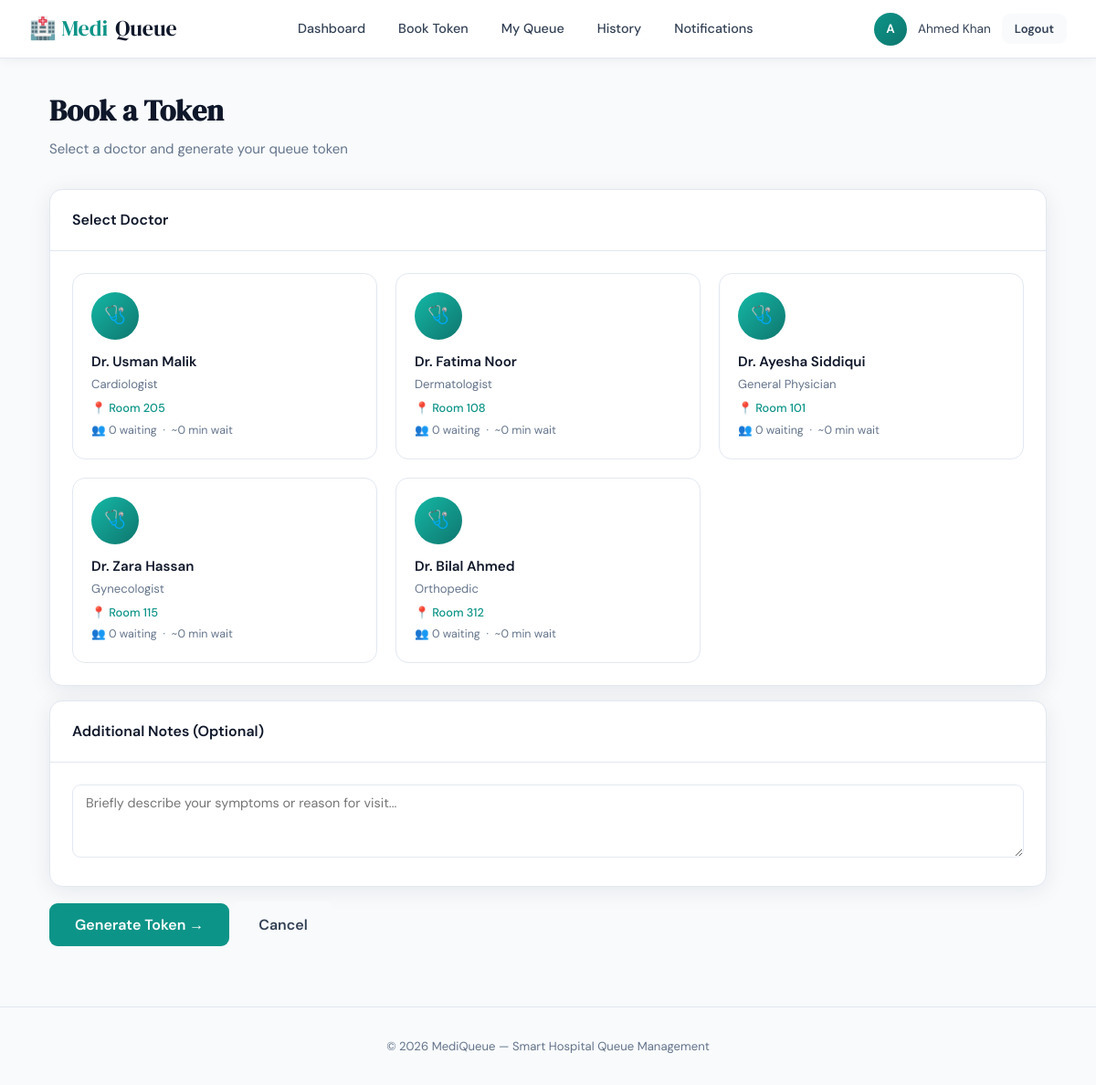
/patient/book.php (signed in), run on the app's committed database.
### tables this page shows
CREATE TABLE doctors (
    id INT AUTO_INCREMENT PRIMARY KEY,
    name VARCHAR(100) NOT NULL,
    specialty VARCHAR(100) NOT NULL,
    room VARCHAR(20) NOT NULL,
    available TINYINT(1) DEFAULT 1,
    avg_time_minutes INT DEFAULT 10,
    created_at TIMESTAMP DEFAULT CURRENT_TIMESTAMP
);

### includes/config.php (called while the page is built, shortened)
<?php
function isLoggedIn() {
    return isset($_SESSION['user_id']);
}
function isAdmin() {
    return isset($_SESSION['role']) &&
           $_SESSION['role'] === 'admin';
}
function isPatient() {
    return isset($_SESSION['role']) &&
           $_SESSION['role'] === 'patient';
}
?>

### patient/book.php (the view, shortened to what this page needs)
<?php
require_once __DIR__ . '/../includes/config.php';
$db = db();
$bookedToken = null;
$doctors = $db->query("
    SELECT d.*,
           COUNT(CASE WHEN t.status IN ('waiting','in_progress') AND t.queue_date = CURDATE() THEN 1 END) as queue_count
    FROM doctors d
    LEFT JOIN tokens t ON d.id = t.doctor_id
    WHERE d.available = 1
    GROUP BY d.id
    ORDER BY d.specialty, d.name
")->fetch_all(MYSQLI_ASSOC);
include __DIR__ . '/../includes/header.php';
?>
<div class="page-wrapper">
<div class="container">
    <div class="page-header">
        <h1>Book a Token</h1>
        <p>Select a doctor and generate your queue token</p>
    </div>
    <?php if ($bookedToken): ?>
    <div class="card" style="max-width:480px; margin: 0 auto;">
        <div class="card-body">
            <div class="queue-card-inner">
                <div style="font-size:3rem; margin-bottom:1rem">🎉</div>
                <div class="stat-label">Your Token Number</div>
                <span class="token-number"><?= $bookedToken['number'] ?></span>
                <div class="queue-position">
                    You are <strong>#<?= $bookedToken['position'] ?></strong> in queue
                </div>
                <div style="color:var(--muted); font-size:0.88rem; margin-top:0.5rem">
                    Estimated wait: <strong><?= $bookedToken['wait'] ?> minutes</strong>
                </div>
                <hr class="divider">
                <div class="d-flex gap-2 justify-content-center" style="justify-content:center">
                    <a href="<?= BASE_URL ?>/patient/queue.php?token=<?= $bookedToken['id'] ?>" class="btn btn-primary">Track Queue</a>
                    <a href="<?= BASE_URL ?>/patient/book.php" class="btn btn-ghost">Book Another</a>
                </div>
            </div>
        </div>
    </div>
    <?php else: ?>
    <form method="POST" id="bookForm">
        <div class="card mb-2">
            <div class="card-header"><h3>Select Doctor</h3></div>
            <div class="card-body">
                <div class="grid grid-3">
                    <?php foreach ($doctors as $doc):
                        $waitEst = $doc['queue_count'] * $doc['avg_time_minutes'];
                    ?>
                    <div class="doctor-card" onclick="selectDoctor(<?= $doc['id'] ?>, this)">
                        <div class="doc-avatar">🩺</div>
                        <div class="doc-name"><?= htmlspecialchars($doc['name']) ?></div>
                        <div class="doc-spec"><?= htmlspecialchars($doc['specialty']) ?></div>
                        <div class="doc-room">📍 <?= $doc['room'] ?></div>
                        <div class="doc-wait">
                            👥 <?= $doc['queue_count'] ?> waiting
                            &nbsp;·&nbsp; ~<?= $waitEst ?> min wait
                        </div>
                    </div>
                    <?php endforeach; ?>
                </div>
            </div>
        </div>
        <div class="card mb-2">
            <div class="card-header"><h3>Additional Notes (Optional)</h3></div>
            <div class="card-body">
                <div class="form-group" style="margin:0">
                    <textarea name="notes" class="form-control" placeholder="Briefly describe your symptoms or reason for visit..."></textarea>
                </div>
            </div>
        </div>
        <button type="submit" class="btn btn-primary btn-lg" onclick="return validateForm()">Generate Token →</button>
        <a href="<?= BASE_URL ?>/patient/" class="btn btn-ghost btn-lg">Cancel</a>
    </form>
    <?php endif; ?>
</div>
</div>
<?php include __DIR__ . '/../includes/footer.php'; ?>

### includes/header.php (shortened to what this page needs)
<?php
$unread = 0;
if (isLoggedIn() && isPatient()) {
    $uid = (int)$_SESSION['user_id'];
    $res = db()->query("SELECT COUNT(*) as cnt FROM notifications WHERE patient_id = $uid AND is_read = 0");
    $unread = $res->fetch_assoc()['cnt'];
}
$initial = isLoggedIn() ? strtoupper(substr($_SESSION['name'], 0, 1)) : '';
$base = BASE_URL;
?>
<!DOCTYPE html>
<html lang="en">
<head>
    <link rel="stylesheet" href="<?= $base ?>/assets/css/style.css">
</head>
<body>
<nav class="navbar">
    <a href="<?= isAdmin() ? $base.'/admin/' : $base.'/patient/' ?>" class="nav-brand">
        🏥 Medi<span>Queue</span>
    </a>
    <?php if (isLoggedIn()): ?>
    <div class="nav-links">
        <?php if (isPatient()): ?>
            <a href="<?= $base ?>/patient/">Dashboard</a>
            <a href="<?= $base ?>/patient/book.php">Book Token</a>
            <a href="<?= $base ?>/patient/queue.php">My Queue</a>
            <a href="<?= $base ?>/patient/history.php">History</a>
            <a href="<?= $base ?>/patient/notifications.php">
                Notifications<?php if ($unread > 0): ?><span class="notif-dot"></span><?php endif; ?>
            </a>
        <?php else: ?>
            <a href="<?= $base ?>/admin/">Dashboard</a>
            <a href="<?= $base ?>/admin/queue.php">Manage Queue</a>
            <a href="<?= $base ?>/admin/analytics.php">Analytics</a>
        <?php endif; ?>
    </div>
    <div class="nav-user">
        <div class="avatar"><?= $initial ?></div>
        <span style="font-size:0.85rem;color:var(--slate)"><?= htmlspecialchars($_SESSION['name']) ?></span>
        <a href="<?= $base ?>/logout.php" class="btn btn-ghost btn-sm">Logout</a>
    </div>
    <?php endif; ?>
</nav>

### includes/footer.php (shortened to what this page needs)
<footer style="text-align:center; padding: 2rem; color: var(--muted); font-size: 0.82rem; border-top: 1px solid var(--border); margin-top: auto;">
    &copy; <?= date('Y') ?> MediQueue — Smart Hospital Queue Management
</footer>
</body>
</html>

### assets/css/style.css (style rules this page uses)
:root { --teal: #0d9488; --teal-light: #14b8a6; --teal-dark: #0f766e; --navy: #0f172a; --slate: #334155; --muted: #64748b; --border: #e2e8f0; --bg: #f8fafc; --white: #ffffff; --red: #ef4444; --amber: #f59e0b; --green: #22c55e; --radius: 14px; --shadow: 0 4px 24px rgba(15,23,42,0.08); --shadow-lg: 0 12px 48px rgba(15,23,42,0.14); }
* { margin: 0; padding: 0; box-sizing: border-box; }
body { font-family: 'DM Sans', sans-serif; background: var(--bg); color: var(--navy); min-height: 100vh; font-size: 15px; line-height: 1.6; }
.navbar { background: var(--white); border-bottom: 1px solid var(--border); padding: 0 2rem; display: flex; align-items: center; justify-content: space-between; height: 64px; position: sticky; top: 0; z-index: 100; box-shadow: 0 1px 12px rgba(15,23,42,0.06); }
.nav-brand { font-family: 'DM Serif Display', serif; font-size: 1.5rem; color: var(--teal); text-decoration: none; display: flex; align-items: center; gap: 8px; }
.nav-brand span { color: var(--navy); }
.nav-links { display: flex; gap: 0.5rem; align-items: center; }
.nav-links a { color: var(--slate); text-decoration: none; padding: 6px 14px; border-radius: 8px; font-weight: 500; font-size: 0.9rem; transition: all 0.2s; }
.nav-user { display: flex; align-items: center; gap: 12px; }
.avatar { width: 36px; height: 36px; background: linear-gradient(135deg, var(--teal), var(--teal-dark)); border-radius: 50%; display: flex; align-items: center; justify-content: center; color: white; font-weight: 600; font-size: 0.85rem; }
.container { max-width: 1140px; margin: 0 auto; padding: 0 1.5rem; }
.page-wrapper { padding: 2rem 0 4rem; }
.page-header { margin-bottom: 2rem; }
.page-header h1 { font-family: 'DM Serif Display', serif; font-size: 2rem; color: var(--navy); margin-bottom: 0.25rem; }
.page-header p { color: var(--muted); }
.card { background: var(--white); border-radius: var(--radius); border: 1px solid var(--border); box-shadow: var(--shadow); overflow: hidden; }
.card-header { padding: 1.25rem 1.5rem; border-bottom: 1px solid var(--border); display: flex; align-items: center; justify-content: space-between; }
.card-header h3 { font-size: 1rem; font-weight: 600; color: var(--navy); }
.card-body { padding: 1.5rem; }
.grid { display: grid; gap: 1.25rem; }
.grid-3 { grid-template-columns: repeat(3, 1fr); }
.btn { display: inline-flex; align-items: center; gap: 6px; padding: 9px 20px; border-radius: 9px; font-size: 0.88rem; font-weight: 600; border: none; cursor: pointer; text-decoration: none; transition: all 0.18s; font-family: inherit; white-space: nowrap; }
.btn-primary { background: var(--teal); color: white; }
.btn-ghost { background: var(--bg); color: var(--slate); }
.btn-sm { padding: 6px 14px; font-size: 0.82rem; }
.btn-lg { padding: 13px 28px; font-size: 1rem; }
.form-group { margin-bottom: 1.1rem; }
.form-control { width: 100%; padding: 10px 14px; border: 1.5px solid var(--border); border-radius: 9px; font-size: 0.9rem; font-family: inherit; color: var(--navy); background: var(--white); transition: border-color 0.2s, box-shadow 0.2s; outline: none; }
textarea.form-control { resize: vertical; min-height: 80px; }
.doctor-card { background: var(--white); border: 1.5px solid var(--border); border-radius: var(--radius); padding: 1.25rem; cursor: pointer; transition: all 0.2s; position: relative; }
.doc-avatar { width: 52px; height: 52px; border-radius: 50%; background: linear-gradient(135deg, var(--teal-light), var(--teal-dark)); display: flex; align-items: center; justify-content: center; color: white; font-size: 1.2rem; margin-bottom: 0.75rem; }
.doc-name { font-weight: 600; color: var(--navy); font-size: 0.95rem; }
.doc-spec { font-size: 0.82rem; color: var(--muted); margin-top: 2px; }
.doc-room { font-size: 0.8rem; color: var(--teal); margin-top: 6px; font-weight: 500; }
.doc-wait { font-size: 0.78rem; color: var(--muted); margin-top: 4px; }
.mb-2 { margin-bottom: 1rem; }

### data on the page
doctors: name "Dr. Usman Malik", specialty "Cardiologist", room "Room 205", queue_count "0", waitEst "0"
doctors: name "Dr. Fatima Noor", specialty "Dermatologist", room "Room 108", queue_count "0", waitEst "0"
doctors: name "Dr. Ayesha Siddiqui", specialty "General Physician", room "Room 101", queue_count "0", waitEst "0"
doctors: name "Dr. Zara Hassan", specialty "Gynecologist", room "Room 115", queue_count "0", waitEst "0"
doctors: name "Dr. Bilal Ahmed", specialty "Orthopedic", room "Room 312", queue_count "0", waitEst "0"

### other printed values
$initial "A"
$_SESSION['name'] "Ahmed Khan"
